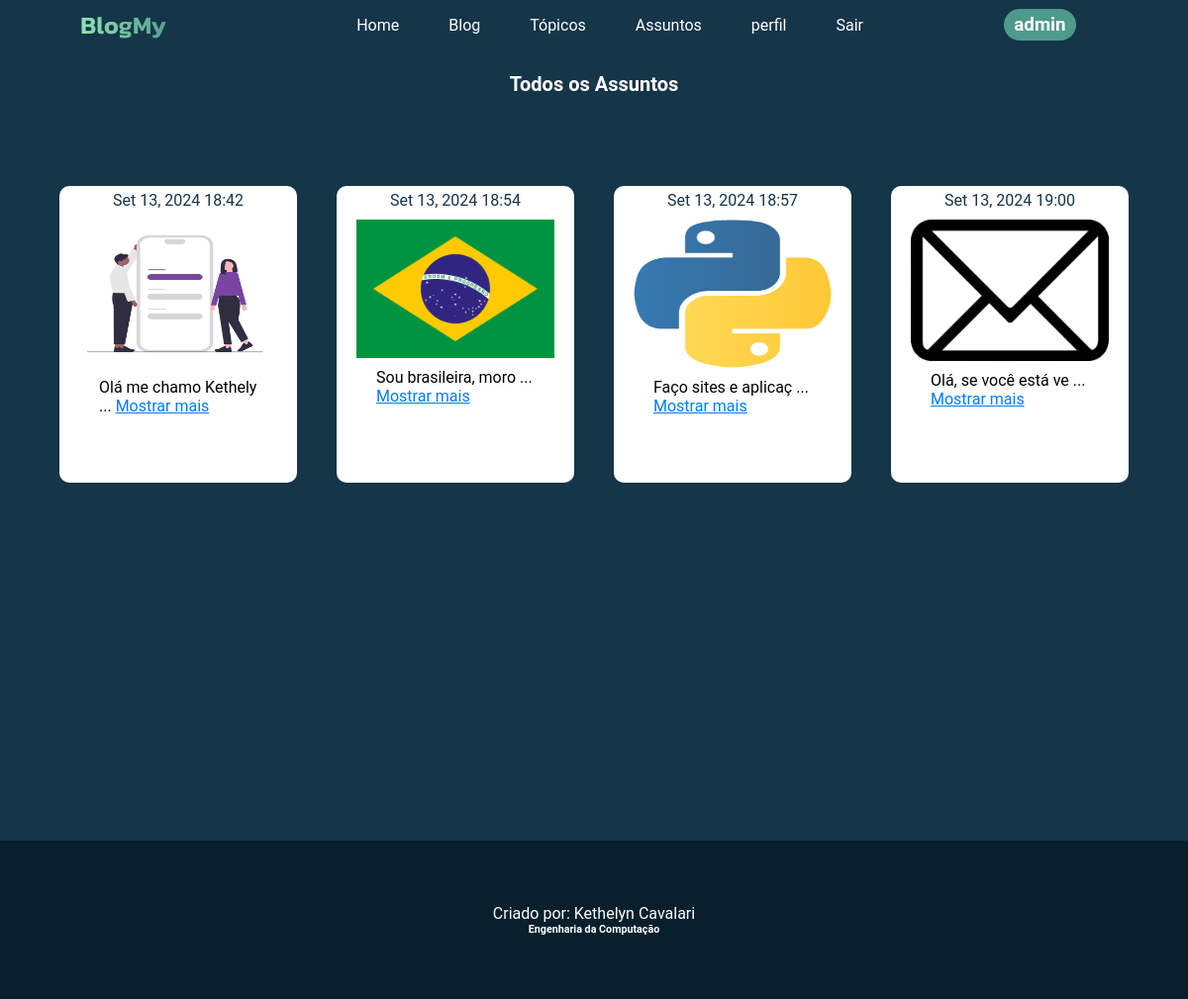
Page /Blogme/blogMy/ (signed in) on the committed database.
### blog_init/models.py (models this page shows, shortened)
class Entrada(models.Model):
    topic = models.ForeignKey(Topicos, on_delete=models.CASCADE)
    text = models.TextField()
    imagem = models.ImageField(upload_to='upload_to_assunto', null=True, blank=True)
    data_add = models.DateTimeField(auto_now_add=True)

### blog_init/views.py (the view)
# urls.py: path('blogMy/', views.blogall, name='blogall'),
@login_required
def blogall(request):
    entradas = Entrada.objects.all()
    return render(request, 'blog2.html', {'entradas': entradas})

### blog_init/templates/blog2.html (shortened to what this page needs)
{% extends 'baseblog.html' %}
{% load static %}
{% block link %}
 <link rel="stylesheet" href="{% static 'perfil/css/assuntos.css' %}">
 <link rel="stylesheet" href="{% static 'perfil/css/cores.css' %}">
{% endblock %}
{% block main %}
  <div class="container">
    <div class="titulo">
      <p>Todos os Assuntos</p>
    </div>
    <br>
    <br>
    <div class="container2">
      {% for entrada in entradas %}
      <ul class="cart">
        <p class="data">{{ entrada.data_add | date:'M d, Y H:i'}}</p>
        {% if entrada.imagem %}
          <img src="{{ entrada.imagem.url }}" alt="Imagem do assunto">
        {% endif %}
        <p class="texto">
          <span class="text-content">{{ entrada.text|slice:":20" }}</span>
          {% if entrada.text|length > 20 %}
            <span class="text-more">... <a href="{% url  'conteudo' entrada.id %}" class="text-toggle">Mostrar mais</a></span>
          {% endif %}
        </p>
      </ul>
    {% empty %}
      <p class="nregister">Não há registro</p>
    {% endfor %}
    </div>
  </div>
{% endblock %}

### templates/baseblog.html (shortened to what this page needs)
{% load static %}
<!DOCTYPE html>
<html lang="pt-br">
<head>
    <link rel="stylesheet" href="{% static 'general/css/base.css' %}">
    {% block link %}{% endblock %}
</head>
{% block body %}
<body>
    <header>
        <div class="nav-list">
            <div class="logo">BlogMy</div>
            <div class="list-home">
                <ul>
                    <li><a href="{% url 'topics' %}" class="home_list">Home</a></li>
                    <li><a href="{% url 'blogall' %}" class="home_list">Blog</a></li>
                    <li><a href="{% url 'topicos' %}" class="home_list">Tópicos</a></li>
                    <li><a href="{% url 'assuntos2' %}" class="home_list">Assuntos</a></li>
                    <li><a href="{% url 'perfil' %}" class="home_list">perfil</a></li>
                    {% if user.is_authenticated %}
                      <li><a href="{% url 'logout' %}" class="home_list">Sair</a></li>
                    {% endif %}
                </ul>
            </div>
            <div class="nome">
                {% if user.username|length > 10 %}
                 <h3>{{user.username|slice:":10"}}</h3>
                {% else %}
                 <h3>{{user.username}}</h3>
                {% endif %}
            </div>
        </div>
    </header>
    <main>
        {% block main %}
        {% endblock %}
    </main>
    <footer>
        <div class="criadora">
            <p>Criado por: Kethelyn Cavalari</p>
            <h6>Engenharia da Computação</h6>
        </div>
    </footer>
</body>
{% endblock %}
</html>

### templates/static/general/css/base.css (style rules this page uses)
* { margin: 0; border: none; text-decoration: none; list-style: none; font-family: Roboto, sans-serif; }
header { width: 100%; position: fixed; top: 0; z-index: 1000; height: 50px; background-color: #153548; }
main { margin-top: 50px; }
.nav-list { width: 100%; height: 50px; display: flex; flex-direction: row; justify-content: center; align-items: center; justify-content: space-around; background-color: #153548; }
.logo { font-family: Kanit, sans-serif; font-size: 25px; font-weight: 600; background: linear-gradient(to left, #4e9a8D, #9AE8B7); background-clip: text; padding: 0px 10px 0px; border-radius: 20px; color: transparent; animation: animated 5s linear infinite; }
.list-home ul { display: flex; flex-direction: row; gap: 50px; }
.home_list { color: white; position: relative; padding-bottom: 5px; transition: all 0.3s ease; }
.home_list::after { content: ''; position: absolute; width: 0; left: 0; bottom: 0; height: 2px; background-color: rgb(255, 255, 255); transition: width 0.3s ease; }
.nome { background-color: #4e9a8D; padding: 5px 10px 5px; border-radius: 20px; margin-right: -100px; color: white; }
footer { width: 100%; height: 20vh; display: flex; align-items: center; justify-content: center; background-color: var(--footer); color: white; text-align: center; }

### templates/static/perfil/css/assuntos.css (style rules this page uses)
.text-content { display: inline; }
.text-more { display: inline; }
.text-toggle { cursor: pointer; color: #007bff; text-decoration: underline; }
main { background-color: var(--escuro); display: flex; flex-direction: column; min-height: 100vh; width: 100%; }
.container { display: flex; flex-direction: column; align-items: center; width: 100%; }
.titulo { display: flex; flex-direction: column; align-items: center; justify-content: center; width: 100%; height: 80px; }
.titulo p { font-size: 20px; font-weight: bold; color: white; margin-bottom: 10px; }
.container2 { display: flex; flex-direction: row; width: 100%; align-items: center; flex-wrap: wrap; justify-content: center; }
.cart { display: flex; flex-direction: column; align-items: center; width: 200px; height: 300px; background-color: white; margin: 20px; border-radius: 10px; }
.data { margin-top: 5px; margin-right: 20%; color: var(--escuro); margin-bottom: 10px; }
.cart img { width: 100%; margin-right: 20%; margin-bottom: 10px; max-height: 150px; }
.texto { margin-right: 20%; }

### templates/static/perfil/css/cores.css (style rules this page uses)
:root { --escuro: #153548; --verdelegal: #306e38; --footer: #091f2c; --medio: #4e9a8D; --claro: #9AE8B7; --branco: #fff; --preto: #000; }

### rows in the picture
Entrada: data_add "Set 13, 2024 18:42", imagem (picture), text "Olá me chamo Kethely"
Entrada: data_add "Set 13, 2024 18:54", imagem (picture), text "Sou brasileira, moro"
Entrada: data_add "Set 13, 2024 18:57", imagem (picture), text "Faço sites e aplicaç"
Entrada: data_add "Set 13, 2024 19:00", imagem (picture), text "Olá, se você está ve"

### other values in the picture
{{ user.username }} "admin"
